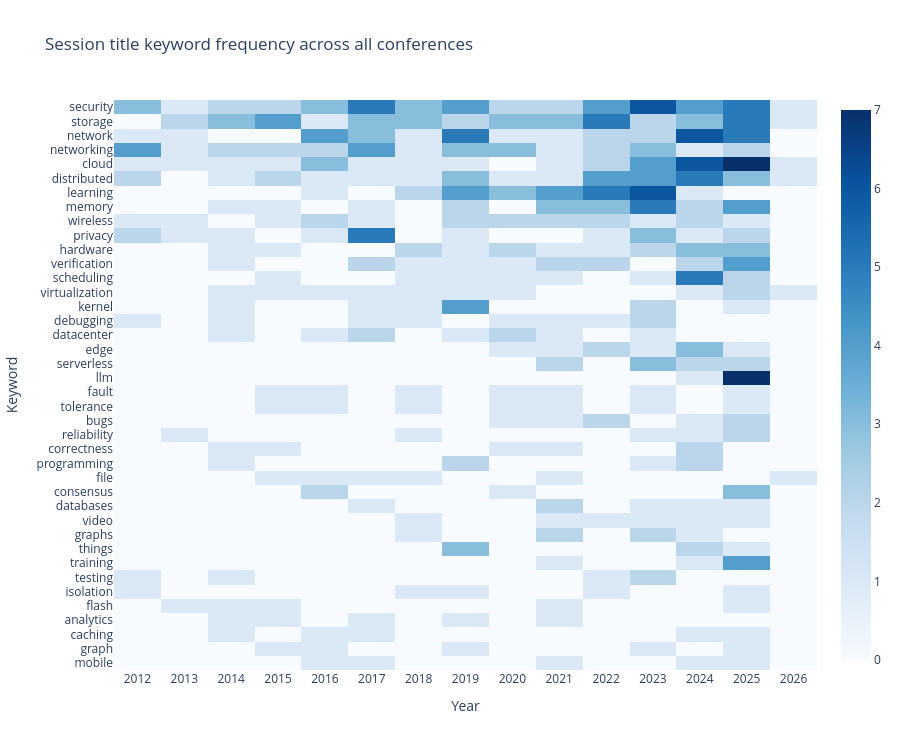

The notebook cell this image was saved under:
### Markdown cell above
## 2 · Session topic heatmap

### Code cell
matrix = session_heatmap_matrix(editions, top_n=40)

fig = go.Figure(go.Heatmap(
    z=matrix.values,
    x=[str(y) for y in matrix.columns],
    y=matrix.index.tolist(),
    colorscale="Blues",
    hovertemplate="Keyword: %{y}<br>Year: %{x}<br>Count: %{z}<extra></extra>",
))
fig.update_layout(
    title="Session title keyword frequency across all conferences",
    xaxis_title="Year",
    yaxis_title="Keyword",
    height=750,
    yaxis=dict(autorange="reversed"),
)
fig.show()

### Figure 1 — Plotly figure (JSON) as saved in the notebook; plotly's stock layout.template omitted (floating-point values rounded to 4 significant figures; data arrays with more than 128 entries replaced by an {"elided": "..."} marker saying what was removed)
{"data": [{"colorscale": [[0, "rgb(247,251,255)"], [0.125, "rgb(222,235,247)"], [0.25, "rgb(198,219,239)"], [0.375, "rgb(158,202,225)"], [0.5, "rgb(107,174,214)"], [0.625, "rgb(66,146,198)"], [0.75, "rgb(33,113,181)"], [0.875, "rgb(8,81,156)"], [1, "rgb(8,48,107)"]], "hovertemplate": "Keyword: %{y}<br>Year: %{x}<br>Count: %{z}<extra></extra>", "type": "heatmap", "x": ["2012", "2013", "2014", "2015", "2016", "2017", "2018", "2019", "2020", "2021", "2022", "2023", "2024", "2025", "2026"], "y": ["security", "storage", "network", "networking", "cloud", "distributed", "learning", "memory", "wireless", "privacy", "hardware", "verification", "scheduling", "virtualization", "kernel", "debugging", "datacenter", "edge", "serverless", "llm", "fault", "tolerance", "bugs", "reliability", "correctness", "programming", "file", "consensus", "databases", "video", "graphs", "things", "training", "testing", "isolation", "flash", "analytics", "caching", "graph", "mobile"], "z": {"elided": "40x15 int values"}}], "layout": {"height": 750, "title": {"text": "Session title keyword frequency across all conferences"}, "xaxis": {"title": {"text": "Year"}}, "yaxis": {"autorange": "reversed", "title": {"text": "Keyword"}}}}
